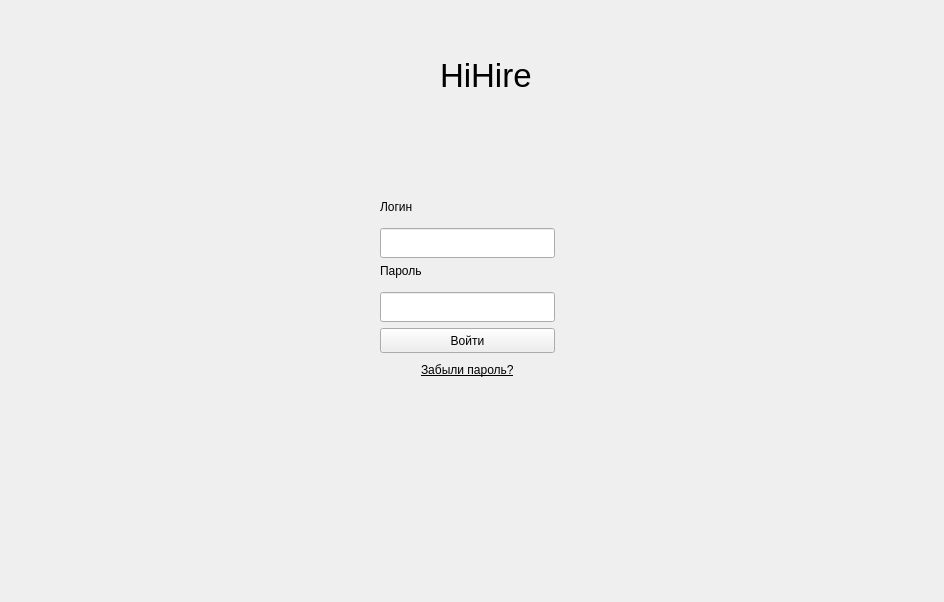
<?xml version="1.0" encoding="UTF-8"?>
<ui version="4.0">
 <class>AuthWindow</class>
 <widget class="QMainWindow" name="AuthWindow">
  <property name="geometry">
   <rect>
    <x>0</x>
    <y>0</y>
    <width>944</width>
    <height>602</height>
   </rect>
  </property>
  <property name="windowTitle">
   <string>Authorization</string>
  </property>
  <widget class="QWidget" name="centralwidget">
   <widget class="QWidget" name="widget" native="true">
    <property name="geometry">
     <rect>
      <x>830</x>
      <y>10</y>
      <width>100</width>
      <height>44</height>
     </rect>
    </property>
    <property name="minimumSize">
     <size>
      <width>100</width>
      <height>0</height>
     </size>
    </property>
    <layout class="QHBoxLayout" name="horizontalLayout">
     <property name="spacing">
      <number>15</number>
     </property>
     <property name="leftMargin">
      <number>0</number>
     </property>
     <property name="topMargin">
      <number>0</number>
     </property>
     <property name="rightMargin">
      <number>7</number>
     </property>
     <property name="bottomMargin">
      <number>0</number>
     </property>
     <item>
      <widget class="QPushButton" name="wrapBtn">
       <property name="text">
        <string/>
       </property>
       <property name="icon">
        <iconset resource="../Qss/icons/_icons.qrc">
         <normaloff>:/feather/icons/feather/window_minimize.png</normaloff>:/feather/icons/feather/window_minimize.png</iconset>
       </property>
       <property name="flat">
        <bool>true</bool>
       </property>
      </widget>
     </item>
     <item>
      <widget class="QPushButton" name="closeBtn">
       <property name="text">
        <string/>
       </property>
       <property name="icon">
        <iconset resource="../Qss/icons/_icons.qrc">
         <normaloff>:/feather/icons/feather/x.png</normaloff>:/feather/icons/feather/x.png</iconset>
       </property>
       <property name="flat">
        <bool>true</bool>
       </property>
      </widget>
     </item>
    </layout>
   </widget>
   <widget class="QWidget" name="header" native="true">
    <property name="geometry">
     <rect>
      <x>394</x>
      <y>44</y>
      <width>156</width>
      <height>62</height>
     </rect>
    </property>
    <property name="minimumSize">
     <size>
      <width>0</width>
      <height>30</height>
     </size>
    </property>
    <layout class="QHBoxLayout" name="horizontalLayout_2">
     <item>
      <widget class="QLabel" name="label">
       <property name="sizePolicy">
        <sizepolicy hsizetype="Fixed" vsizetype="Fixed">
         <horstretch>0</horstretch>
         <verstretch>0</verstretch>
        </sizepolicy>
       </property>
       <property name="maximumSize">
        <size>
         <width>40</width>
         <height>40</height>
        </size>
       </property>
       <property name="text">
        <string/>
       </property>
       <property name="pixmap">
        <pixmap>../Qss/icons/logo.png</pixmap>
       </property>
       <property name="scaledContents">
        <bool>true</bool>
       </property>
      </widget>
     </item>
     <item>
      <widget class="QLabel" name="label_4">
       <property name="minimumSize">
        <size>
         <width>100</width>
         <height>0</height>
        </size>
       </property>
       <property name="font">
        <font>
         <pointsize>25</pointsize>
        </font>
       </property>
       <property name="text">
        <string>HiHire</string>
       </property>
      </widget>
     </item>
    </layout>
   </widget>
   <widget class="QWidget" name="widget_2" native="true">
    <property name="geometry">
     <rect>
      <x>380</x>
      <y>200</y>
      <width>175</width>
      <height>181</height>
     </rect>
    </property>
    <property name="sizePolicy">
     <sizepolicy hsizetype="Fixed" vsizetype="Fixed">
      <horstretch>0</horstretch>
      <verstretch>1</verstretch>
     </sizepolicy>
    </property>
    <property name="minimumSize">
     <size>
      <width>175</width>
      <height>0</height>
     </size>
    </property>
    <property name="focusPolicy">
     <enum>Qt::NoFocus</enum>
    </property>
    <layout class="QVBoxLayout" name="verticalLayout_2">
     <property name="spacing">
      <number>6</number>
     </property>
     <property name="leftMargin">
      <number>0</number>
     </property>
     <property name="topMargin">
      <number>0</number>
     </property>
     <property name="rightMargin">
      <number>0</number>
     </property>
     <property name="bottomMargin">
      <number>0</number>
     </property>
     <item alignment="Qt::AlignTop">
      <widget class="QLabel" name="label_2">
       <property name="text">
        <string>Логин</string>
       </property>
      </widget>
     </item>
     <item alignment="Qt::AlignTop">
      <widget class="QLineEdit" name="loginLineEdit">
       <property name="minimumSize">
        <size>
         <width>0</width>
         <height>30</height>
        </size>
       </property>
      </widget>
     </item>
     <item alignment="Qt::AlignTop">
      <widget class="QLabel" name="label_3">
       <property name="text">
        <string>Пароль</string>
       </property>
      </widget>
     </item>
     <item alignment="Qt::AlignTop">
      <widget class="QLineEdit" name="passwordLineEdit">
       <property name="minimumSize">
        <size>
         <width>0</width>
         <height>30</height>
        </size>
       </property>
      </widget>
     </item>
     <item alignment="Qt::AlignTop">
      <widget class="QPushButton" name="loginBtn">
       <property name="minimumSize">
        <size>
         <width>0</width>
         <height>25</height>
        </size>
       </property>
       <property name="text">
        <string>Войти</string>
       </property>
      </widget>
     </item>
     <item alignment="Qt::AlignHCenter|Qt::AlignVCenter">
      <widget class="QLabel" name="passwordRecoverLbl">
       <property name="font">
        <font>
         <underline>true</underline>
        </font>
       </property>
       <property name="text">
        <string>Забыли пароль?</string>
       </property>
      </widget>
     </item>
    </layout>
    <zorder>passwordRecoverLbl</zorder>
    <zorder>loginLineEdit</zorder>
    <zorder>passwordLineEdit</zorder>
    <zorder>loginBtn</zorder>
    <zorder>label_2</zorder>
    <zorder>label_3</zorder>
   </widget>
   <widget class="QPushButton" name="seeBtn">
    <property name="geometry">
     <rect>
      <x>560</x>
      <y>295</y>
      <width>41</width>
      <height>24</height>
     </rect>
    </property>
    <property name="text">
     <string/>
    </property>
    <property name="icon">
     <iconset resource="../Qss/icons/_icons.qrc">
      <normaloff>:/feather/icons/feather/eye.png</normaloff>:/feather/icons/feather/eye.png</iconset>
    </property>
    <property name="iconSize">
     <size>
      <width>24</width>
      <height>24</height>
     </size>
    </property>
    <property name="flat">
     <bool>true</bool>
    </property>
   </widget>
  </widget>
 </widget>
 <resources>
  <include location="../Qss/icons/_icons.qrc"/>
 </resources>
 <connections/>
</ui>
